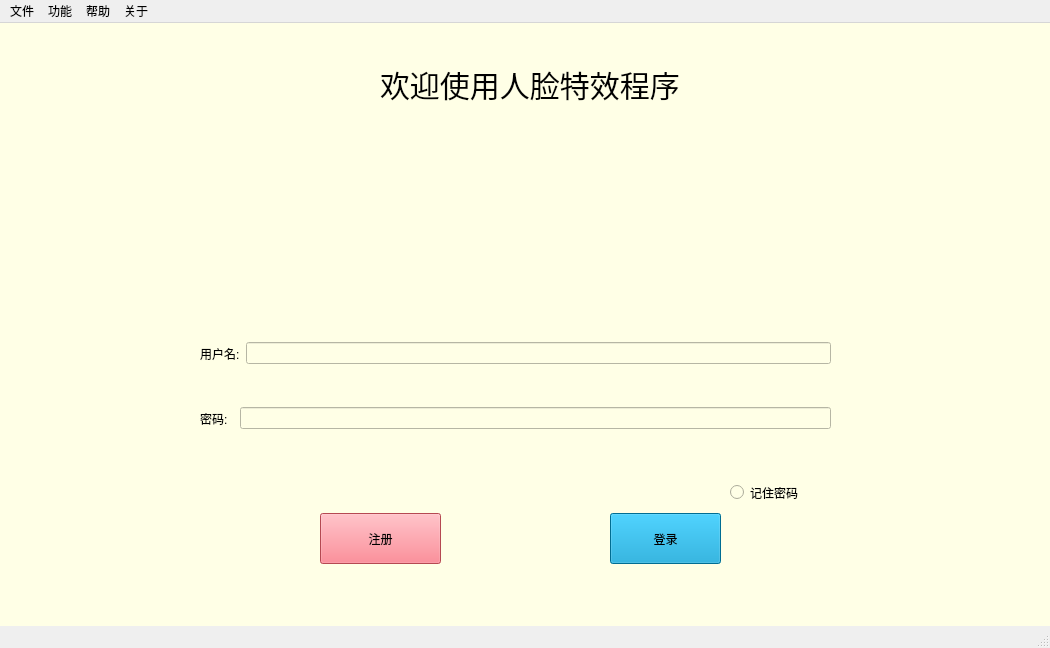
<?xml version="1.0" encoding="UTF-8"?>
<ui version="4.0">
 <class>MainWindow</class>
 <widget class="QMainWindow" name="MainWindow">
  <property name="windowModality">
   <enum>Qt::NonModal</enum>
  </property>
  <property name="enabled">
   <bool>true</bool>
  </property>
  <property name="geometry">
   <rect>
    <x>0</x>
    <y>0</y>
    <width>1050</width>
    <height>648</height>
   </rect>
  </property>
  <property name="sizePolicy">
   <sizepolicy hsizetype="Preferred" vsizetype="Preferred">
    <horstretch>50</horstretch>
    <verstretch>10</verstretch>
   </sizepolicy>
  </property>
  <property name="focusPolicy">
   <enum>Qt::StrongFocus</enum>
  </property>
  <property name="contextMenuPolicy">
   <enum>Qt::ActionsContextMenu</enum>
  </property>
  <property name="acceptDrops">
   <bool>true</bool>
  </property>
  <property name="windowTitle">
   <string>美颜相机</string>
  </property>
  <property name="windowIcon">
   <iconset>
    <normaloff>C:/Users/kunkun/.designer/backup/cam.ico</normaloff>C:/Users/kunkun/.designer/backup/cam.ico</iconset>
  </property>
  <property name="statusTip">
   <string/>
  </property>
  <property name="autoFillBackground">
   <bool>false</bool>
  </property>
  <property name="styleSheet">
   <string notr="true"/>
  </property>
  <property name="iconSize">
   <size>
    <width>50</width>
    <height>50</height>
   </size>
  </property>
  <property name="animated">
   <bool>true</bool>
  </property>
  <property name="tabShape">
   <enum>QTabWidget::Rounded</enum>
  </property>
  <property name="dockNestingEnabled">
   <bool>false</bool>
  </property>
  <property name="dockOptions">
   <set>QMainWindow::AllowTabbedDocks|QMainWindow::AnimatedDocks</set>
  </property>
  <widget class="QWidget" name="centralwidget">
   <property name="sizePolicy">
    <sizepolicy hsizetype="Preferred" vsizetype="Preferred">
     <horstretch>0</horstretch>
     <verstretch>0</verstretch>
    </sizepolicy>
   </property>
   <property name="autoFillBackground">
    <bool>false</bool>
   </property>
   <property name="styleSheet">
    <string notr="true">background-color: rgb(255, 255, 230);
</string>
   </property>
   <widget class="QWidget" name="horizontalLayoutWidget">
    <property name="geometry">
     <rect>
      <x>200</x>
      <y>270</y>
      <width>631</width>
      <height>121</height>
     </rect>
    </property>
    <layout class="QHBoxLayout" name="horizontalLayout">
     <item>
      <widget class="QLabel" name="label">
       <property name="text">
        <string>用户名:</string>
       </property>
      </widget>
     </item>
     <item>
      <widget class="QLineEdit" name="lineEdit"/>
     </item>
    </layout>
   </widget>
   <widget class="QLabel" name="label_2">
    <property name="geometry">
     <rect>
      <x>380</x>
      <y>40</y>
      <width>321</width>
      <height>41</height>
     </rect>
    </property>
    <property name="styleSheet">
     <string notr="true">font-size:30px;</string>
    </property>
    <property name="text">
     <string>欢迎使用人脸特效程序</string>
    </property>
   </widget>
   <widget class="QLabel" name="label_3">
    <property name="geometry">
     <rect>
      <x>420</x>
      <y>100</y>
      <width>201</width>
      <height>161</height>
     </rect>
    </property>
    <property name="styleSheet">
     <string notr="true">background-image:url('icon.png')</string>
    </property>
    <property name="text">
     <string/>
    </property>
   </widget>
   <widget class="QWidget" name="horizontalLayoutWidget_2">
    <property name="geometry">
     <rect>
      <x>200</x>
      <y>350</y>
      <width>631</width>
      <height>91</height>
     </rect>
    </property>
    <layout class="QHBoxLayout" name="horizontalLayout_2">
     <item>
      <widget class="QLabel" name="label_4">
       <property name="text">
        <string>密码:  </string>
       </property>
      </widget>
     </item>
     <item>
      <widget class="QLineEdit" name="lineEdit_2"/>
     </item>
    </layout>
   </widget>
   <widget class="QRadioButton" name="radioButton">
    <property name="geometry">
     <rect>
      <x>730</x>
      <y>460</y>
      <width>115</width>
      <height>19</height>
     </rect>
    </property>
    <property name="text">
     <string>记住密码</string>
    </property>
   </widget>
   <widget class="QPushButton" name="pushButton">
    <property name="geometry">
     <rect>
      <x>320</x>
      <y>490</y>
      <width>121</width>
      <height>51</height>
     </rect>
    </property>
    <property name="styleSheet">
     <string notr="true">background-color: #fe6673;</string>
    </property>
    <property name="text">
     <string>注册</string>
    </property>
   </widget>
   <widget class="QPushButton" name="pushButton_2">
    <property name="geometry">
     <rect>
      <x>610</x>
      <y>490</y>
      <width>111</width>
      <height>51</height>
     </rect>
    </property>
    <property name="styleSheet">
     <string notr="true">background-color: #0099CC;</string>
    </property>
    <property name="text">
     <string>登录</string>
    </property>
   </widget>
  </widget>
  <widget class="QStatusBar" name="statusbar"/>
  <widget class="QMenuBar" name="menubar">
   <property name="geometry">
    <rect>
     <x>0</x>
     <y>0</y>
     <width>1050</width>
     <height>26</height>
    </rect>
   </property>
   <property name="font">
    <font>
     <kerning>true</kerning>
    </font>
   </property>
   <property name="mouseTracking">
    <bool>true</bool>
   </property>
   <property name="tabletTracking">
    <bool>false</bool>
   </property>
   <property name="acceptDrops">
    <bool>true</bool>
   </property>
   <property name="nativeMenuBar">
    <bool>false</bool>
   </property>
   <widget class="QMenu" name="menu">
    <property name="title">
     <string>文件</string>
    </property>
    <addaction name="action"/>
    <addaction name="action_2"/>
   </widget>
   <widget class="QMenu" name="menu_5">
    <property name="title">
     <string>关于</string>
    </property>
    <addaction name="action_5"/>
   </widget>
   <widget class="QMenu" name="menu_2">
    <property name="title">
     <string>功能</string>
    </property>
    <addaction name="actionAI"/>
    <addaction name="action_17"/>
    <addaction name="action_18"/>
   </widget>
   <widget class="QMenu" name="menu_3">
    <property name="title">
     <string>帮助</string>
    </property>
    <addaction name="action_19"/>
    <addaction name="action_20"/>
   </widget>
   <addaction name="menu"/>
   <addaction name="menu_2"/>
   <addaction name="menu_3"/>
   <addaction name="menu_5"/>
  </widget>
  <action name="action">
   <property name="text">
    <string>保存</string>
   </property>
   <property name="statusTip">
    <string>打开图片</string>
   </property>
   <property name="shortcut">
    <string>Ctrl+O</string>
   </property>
   <property name="priority">
    <enum>QAction::HighPriority</enum>
   </property>
  </action>
  <action name="action_2">
   <property name="text">
    <string>另存为</string>
   </property>
   <property name="statusTip">
    <string>保存图片</string>
   </property>
   <property name="whatsThis">
    <string/>
   </property>
   <property name="shortcut">
    <string>Ctrl+S</string>
   </property>
  </action>
  <action name="action_3">
   <property name="text">
    <string>高斯滤波</string>
   </property>
  </action>
  <action name="action_4">
   <property name="text">
    <string>图像清晰</string>
   </property>
   <property name="statusTip">
    <string>图像清晰</string>
   </property>
  </action>
  <action name="action_6">
   <property name="text">
    <string>高斯滤波</string>
   </property>
   <property name="statusTip">
    <string>高斯滤波</string>
   </property>
  </action>
  <action name="action_7">
   <property name="text">
    <string>均值滤波</string>
   </property>
   <property name="statusTip">
    <string>均值滤波</string>
   </property>
  </action>
  <action name="actionLaplacian">
   <property name="text">
    <string>Laplacian</string>
   </property>
   <property name="statusTip">
    <string>Laplacian</string>
   </property>
  </action>
  <action name="actionSobel">
   <property name="text">
    <string>Sobel</string>
   </property>
   <property name="statusTip">
    <string>Sobel</string>
   </property>
  </action>
  <action name="actionPrewitt">
   <property name="text">
    <string>Prewitt</string>
   </property>
   <property name="statusTip">
    <string>Prewitt</string>
   </property>
  </action>
  <action name="action_9">
   <property name="text">
    <string>频域平滑</string>
   </property>
   <property name="statusTip">
    <string>频域平滑</string>
   </property>
  </action>
  <action name="action_10">
   <property name="text">
    <string>频域锐化</string>
   </property>
   <property name="statusTip">
    <string>频域锐化</string>
   </property>
  </action>
  <action name="action_11">
   <property name="text">
    <string>中值滤波</string>
   </property>
   <property name="statusTip">
    <string>中值滤波</string>
   </property>
  </action>
  <action name="action_12">
   <property name="text">
    <string>美白度选择</string>
   </property>
   <property name="statusTip">
    <string>美白度选择</string>
   </property>
  </action>
  <action name="action_13">
   <property name="text">
    <string>平滑度选择</string>
   </property>
   <property name="statusTip">
    <string>平滑度选择</string>
   </property>
  </action>
  <action name="action_5">
   <property name="text">
    <string>关于我们</string>
   </property>
   <property name="statusTip">
    <string>还原</string>
   </property>
  </action>
  <action name="action_8">
   <property name="text">
    <string>撤销</string>
   </property>
   <property name="statusTip">
    <string>撤销</string>
   </property>
   <property name="shortcut">
    <string>Ctrl+Z</string>
   </property>
   <property name="shortcutContext">
    <enum>Qt::WindowShortcut</enum>
   </property>
  </action>
  <action name="action_14">
   <property name="text">
    <string>放大</string>
   </property>
   <property name="statusTip">
    <string>放大</string>
   </property>
   <property name="shortcut">
    <string>+</string>
   </property>
   <property name="iconVisibleInMenu">
    <bool>true</bool>
   </property>
  </action>
  <action name="action_15">
   <property name="text">
    <string>缩小</string>
   </property>
   <property name="statusTip">
    <string>缩小</string>
   </property>
   <property name="shortcut">
    <string>-</string>
   </property>
  </action>
  <action name="action_16">
   <property name="text">
    <string>截图</string>
   </property>
   <property name="statusTip">
    <string>截图</string>
   </property>
  </action>
  <action name="actionwo">
   <property name="text">
    <string>wo</string>
   </property>
  </action>
  <action name="actionGamma">
   <property name="text">
    <string>Gamma变换</string>
   </property>
  </action>
  <action name="actionAI">
   <property name="text">
    <string>AI换脸功能</string>
   </property>
  </action>
  <action name="action_17">
   <property name="text">
    <string>图像处理功能</string>
   </property>
  </action>
  <action name="action_18">
   <property name="text">
    <string>视频处理功能</string>
   </property>
  </action>
  <action name="action_19">
   <property name="text">
    <string>检查更新</string>
   </property>
  </action>
  <action name="action_20">
   <property name="text">
    <string>重新下载</string>
   </property>
  </action>
 </widget>
 <resources/>
 <connections/>
</ui>
